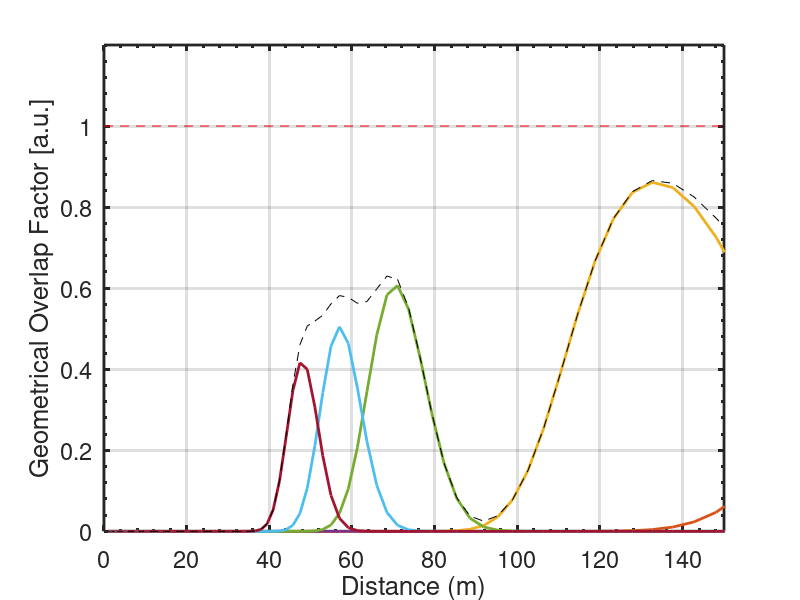

MATLAB code for this plot: (Note: this script raises an error after producing the figure.)
clc;

%% Parameter Definition
d = 0.2;   % distance between laser beam and telescope
r0 = 0.01;   % initial laser width.
theta1 = 0.15e-3;   % divergence of laser beam.
rOF = 1.5e-4;   % core width of optical fiber
% fImg = [0.500, 0.50245, 0.50498];
% ox = [-0.00008, -0.001, -0.002];
fImg = [0.500, 0.500 + (-0.02117 + 0.022), 0.500 + (0.022 - 0.02034), 0.5 + (0.022 - 19.51), 0.5 + (0.022 - 0.01868), 0.5 + (0.022 - 0.01785), 0.5 + (0.022 - 0.01702)];
ox = [-0.00008, -0.00008 - (0.00071 - 0.00037), -0.00008 - (0.00105 - 0.00037), -0.00008 - (0.00139 - 0.00037), -0.00008 - (0.00173 - 0.00037), -0.00008 - (0.00207 - 0.00037), -0.00008 - (0.00241 - 0.00037)];
% fImg = [0.500, 0.500 + (0.002 - 0.00042), 0.500 + (0.002 + 0.00038), 0.500 + (0.002 + 0.00272)];
% ox = [-0.0002, -0.00160, -0.00253, -0.00513];


%% Overlap calculation
h = logspace(0, log10(1500), 200);
Ov = NaN(length(ox), length(h));

for iOx = 1:length(ox)
    
    for iH = 1:length(h)
        r1 = r0 + h(iH) * theta1 / 2;
        x0 = -d * fImg(iOx) / h(iH) - ox(iOx);
        r2 = r1 * (fImg(iOx) / h(iH));

        func = @(r, phi) (1 / (2 * pi * r2^2)) * exp(-0.5 * ((r.*cos(phi) - x0).^2 ./ r2^2 + (r .* sin(phi) / r2).^2)) .* r;
        Ov(iOx, iH) = integral2(func, 0, rOF, 0, 2*pi);
    end

end

%% Display
figure('Position', [0, 10, 450, 250], 'Units', 'Pixels', 'Color', 'w');
hold on;
lineInstance = [];
for iStage = 1:length(ox)
    p = plot(h, Ov(iStage, :), 'LineWidth', 2, 'DisplayName', sprintf('Stage %d', iStage));
    lineInstance = cat(2, lineInstance, p);
end

p = plot(h, sum(Ov, 1), '--k', 'DisplayName', 'Overall');
    lineInstance = cat(2, lineInstance, p);
plot([0, 1e6], [1, 1], '--r');

xlabel('Distance (m)');
ylabel('Geometrical Overlap Factor [a.u.]');

grid on;

xlim([0, 150]);
ylim([0, 1.2]);

set(gca, 'XMinorTick', 'on', 'YMinorTick', 'on', 'Box', 'on', 'FontSize', 17, 'LineWidth', 2);

%legend(lineInstance, 'Location', 'SouthEast');

export_fig(gcf, 'overlap_function_sim.png', '-r300');